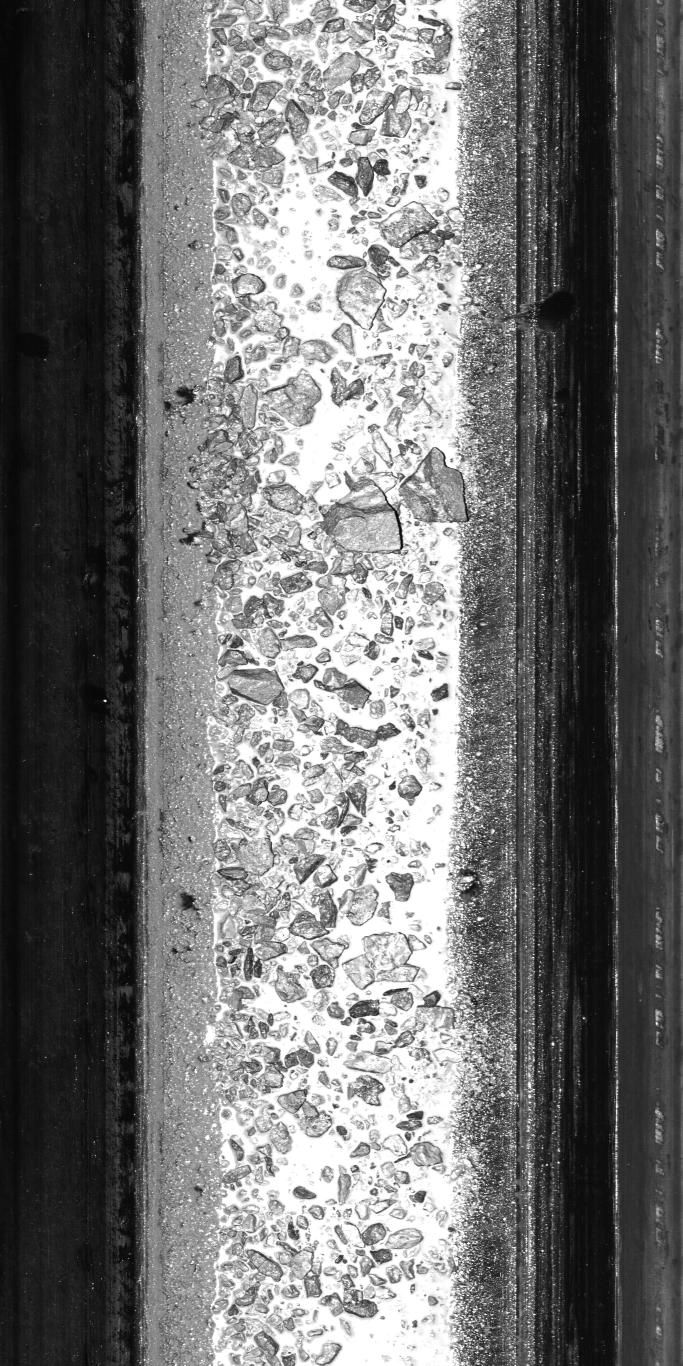
#> input picture sample_dataset/img000001.jpg, 2048 x 4096 px (shown at 1/3 size)
$ python -i descripters.py   (imports and definitions only)   (older library calls are emulated)
#> lines starting #> are read from the running program, lines starting #| are printed output that depends on the picture
#> further down, picture is the input picture: shape (4096, 2048, 3); min 0, max 255, mean 114.7
import numpy as np
import math
import cv2
from collections.abc import Sequence
from enum import IntEnum


def check_param(window_size, block_size, block_stride, cell_size):
#> called with window_size = (0, 0), block_size = (16, 16), block_stride = (8, 8), cell_size = (8, 8)
    for i, param in enumerate([window_size, block_size, block_stride, cell_size]):
        if isinstance(param, int):
            if i == 0:
                windos_size = (param, param)
            elif i == 1:
                block_size = (param, param)
            elif i == 2:
                block_stride = (param, param)
            else:
                cell_size = (param, param)
        elif isinstance(param, Sequence) and len(param) == 2:
            pass
        else:
            raise ValueError("{} must be integer or Sequence of length 2, but got {}".format(
                {0: 'window_size', 1: 'block_size', 2: 'block_stride', 3: 'cell_size'}[i], param))

    assert window_size[0] % cell_size[0] == 0, "window_size must be a multiple of cell_size"
    assert window_size[1] % cell_size[1] == 0, "window_size must be a multiple of cell_size"
    assert block_size[0] % cell_size[0] == 0, "block_size must be a multiple of cell_size"
    assert block_size[1] % cell_size[1] == 0, "block_size must be a multiple of cell_size"
    assert block_stride[0] % cell_size[0] == 0, "block_stride must be a multiple of cell_size"
    assert block_stride[1] % cell_size[1] == 0, "block_stride must be a multiple of cell_size"
    assert (window_size[0] - block_size[0]) % block_stride[0] == 0, \
        "Invalid window_size, please check the compatibility of the parameters"
    assert (window_size[1] - block_size[1]) % block_stride[1] == 0, \
        "Invalid window_size, please check the compatibility of the parameters"

    return window_size, block_size, block_stride, cell_size


# [120 lines left out: functions rearrange_HOG, visualize_HOG, render_HOG, not called in this run]


class NormalizationMethod(IntEnum):
    NONE = -1
    L2 = 1
    L2_HYS = 2
    L1 = 3
    L1_SQRT = 4


class HOGExtractor:
    NormalizationMethod = NormalizationMethod

    def __init__(self, block_size=(16, 16), block_stride=(8, 8), cell_size=(8, 8), nbins=8, sobel_ksize=1, l2_hys_threshold=0.2):
        _, self.block_size, self.block_stride, self.cell_size = check_param((0, 0), block_size, block_stride, cell_size)
        self.cells_per_block = (self.block_size[0] // self.cell_size[0], self.block_size[1] // self.cell_size[1])
        self.cells_per_stride = (self.block_stride[0] // self.cell_size[0], self.block_stride[1] // self.cell_size[1])
        assert isinstance(nbins, int), 'nbins must be integer'
        self.nbins = nbins
        self.angle_unit = 180 / self.nbins
        assert sobel_ksize in [-1, 1, 3, 5, 7], 'sobel_ksize must be 1, 3, 5, 7, or -1 (Scharr filter)'
        self.sobel_ksize = sobel_ksize
        assert l2_hys_threshold > 0.0 and l2_hys_threshold < 1.0, 'l2_hys_threshold must between 0 and 1'
        self.l2_hys_threshold = l2_hys_threshold

    def compute_gradient(self, image):
        assert isinstance(image, np.ndarray), 'image must be a numpy array'
        assert image.ndim == 3 or image.ndim == 2, 'image must be a 3-dimensional or 2-dimensional numpy array'
        if image.ndim == 2:
            image = image.reshape(image.shape[0], image.shape[1], 1)
        else:
            assert image.shape[2] in [1, 3, 4], 'Invalid channel numbers. image must have 1, 3, or 4 channel(s)'
            if image.shape[2] == 3:
                image = cv2.cvtColor(image, cv2.COLOR_BGR2GRAY)
            elif image.shape[2] == 4:
                image = cv2.cvtColor(image, cv2.COLOR_BGRA2GRAY)

        gradient_values_x = cv2.Sobel(image, cv2.CV_64F, 1, 0, ksize=self.sobel_ksize)
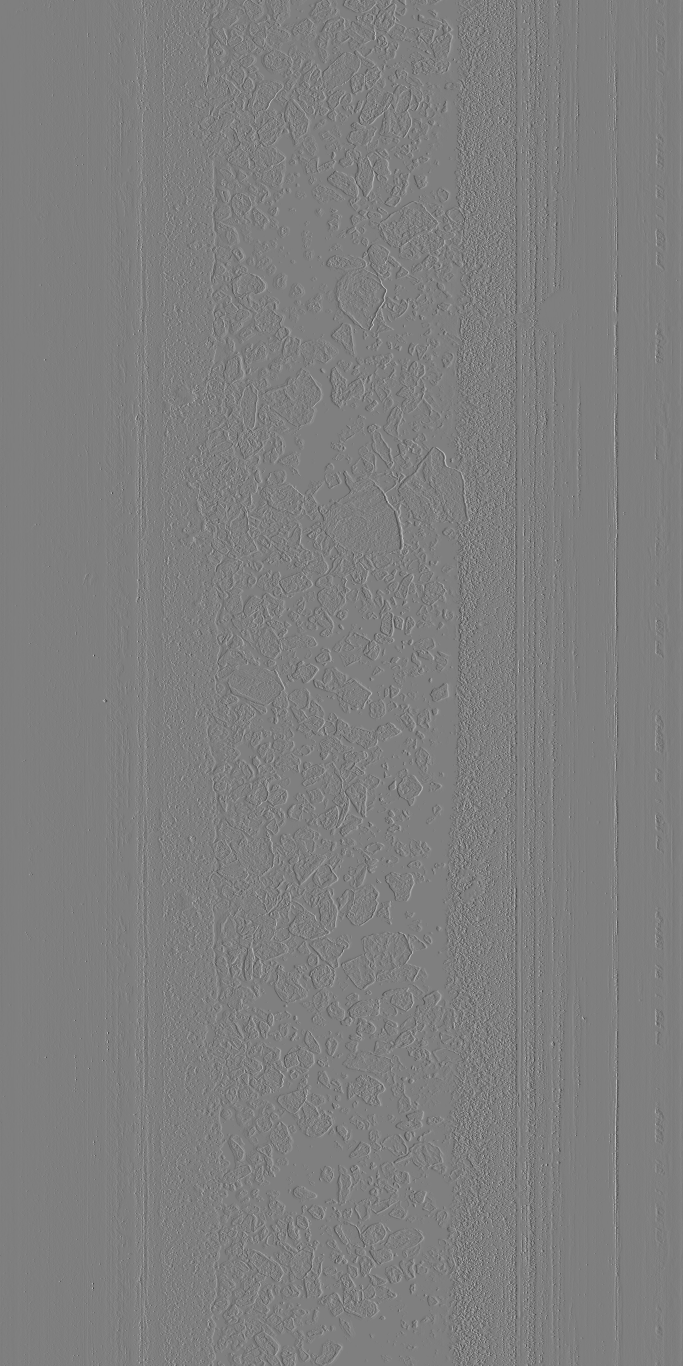
#> gradient_values_x: shape (4096, 2048) float64 (shown at 1/3 size); min -250, max 251, mean 0.1; drawn with min black and max white
        gradient_values_y = cv2.Sobel(image, cv2.CV_64F, 0, 1, ksize=self.sobel_ksize)
        gradient_magnitude = cv2.addWeighted(cv2.pow(gradient_values_x, 2), 1.0, cv2.pow(gradient_values_y, 2), 1.0, 0)
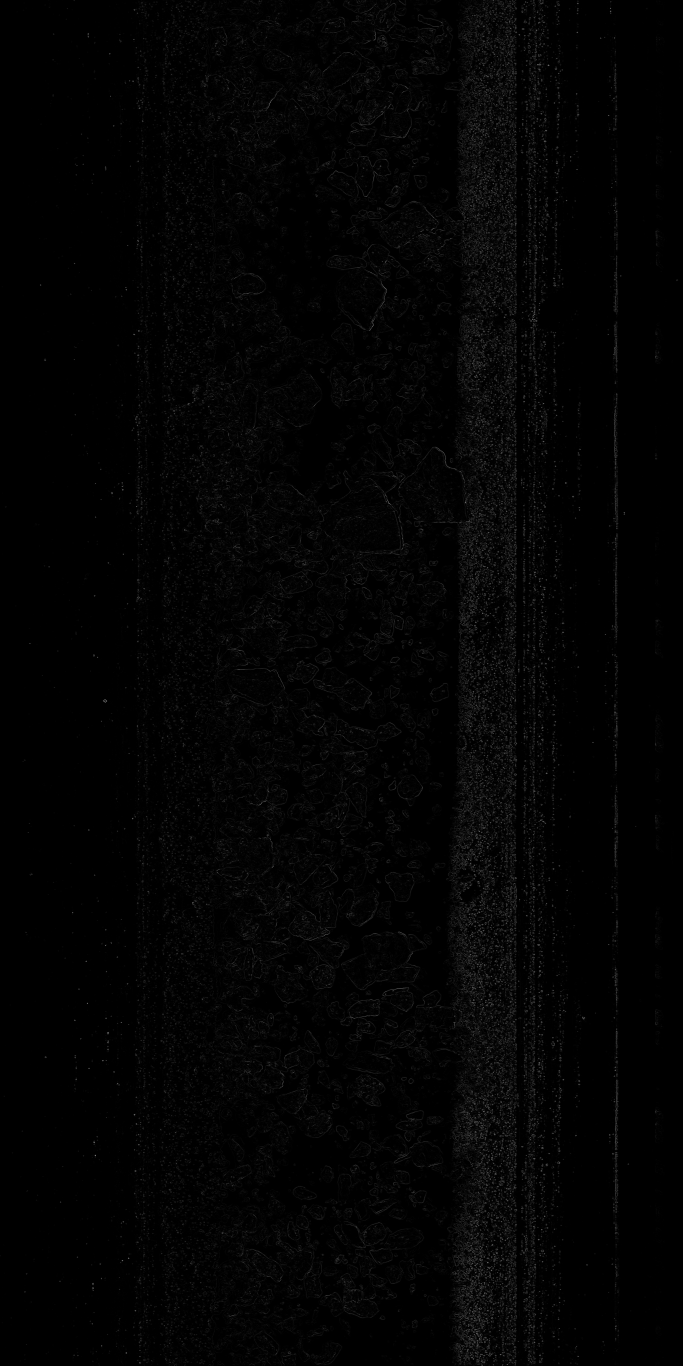
#> gradient_magnitude: shape (4096, 2048) float64 (shown at 1/3 size); min 0, max 103066, mean 1440.9; drawn with min black and max white
        gradient_magnitude = cv2.pow(gradient_magnitude, 0.5)
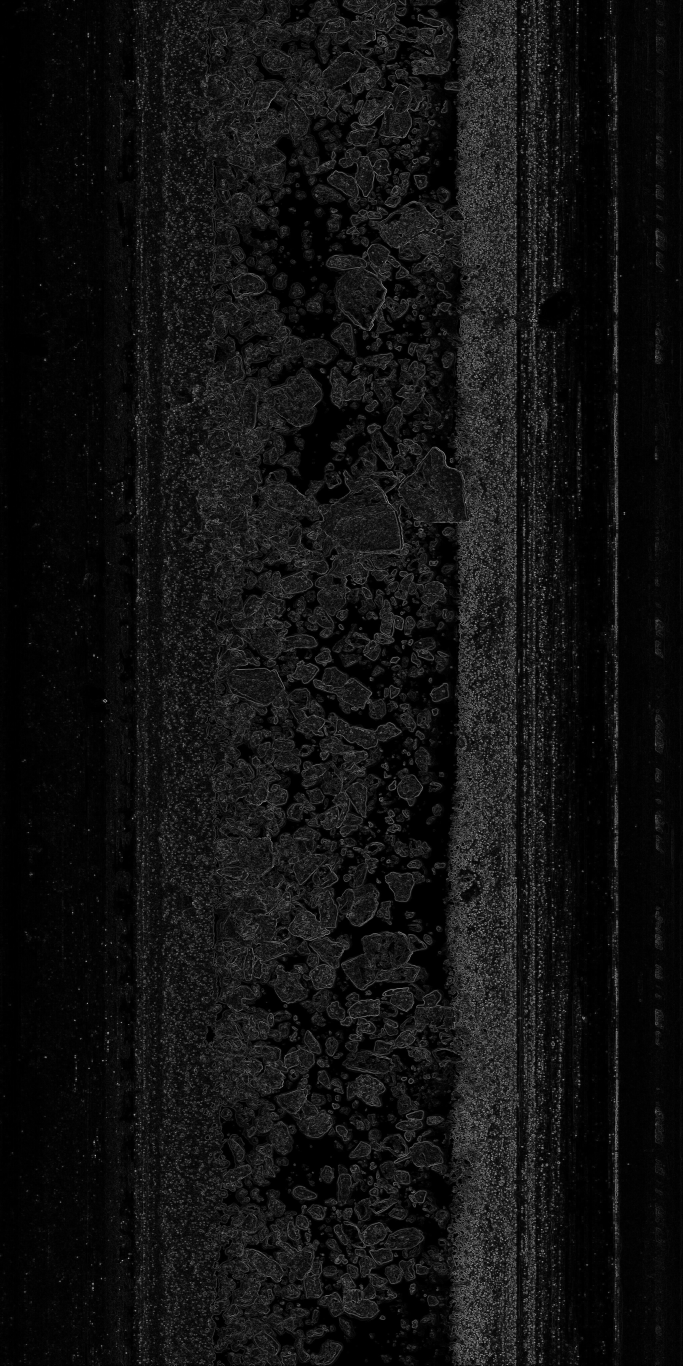
#> gradient_magnitude: shape (4096, 2048) float64 (shown at 1/3 size); min 0, max 321, mean 23.1; drawn with min black and max white
        gradient_angle = cv2.phase(gradient_values_x, gradient_values_y, angleInDegrees=True)
        gradient_angle = np.where(gradient_angle > 180, gradient_angle - 180, gradient_angle)
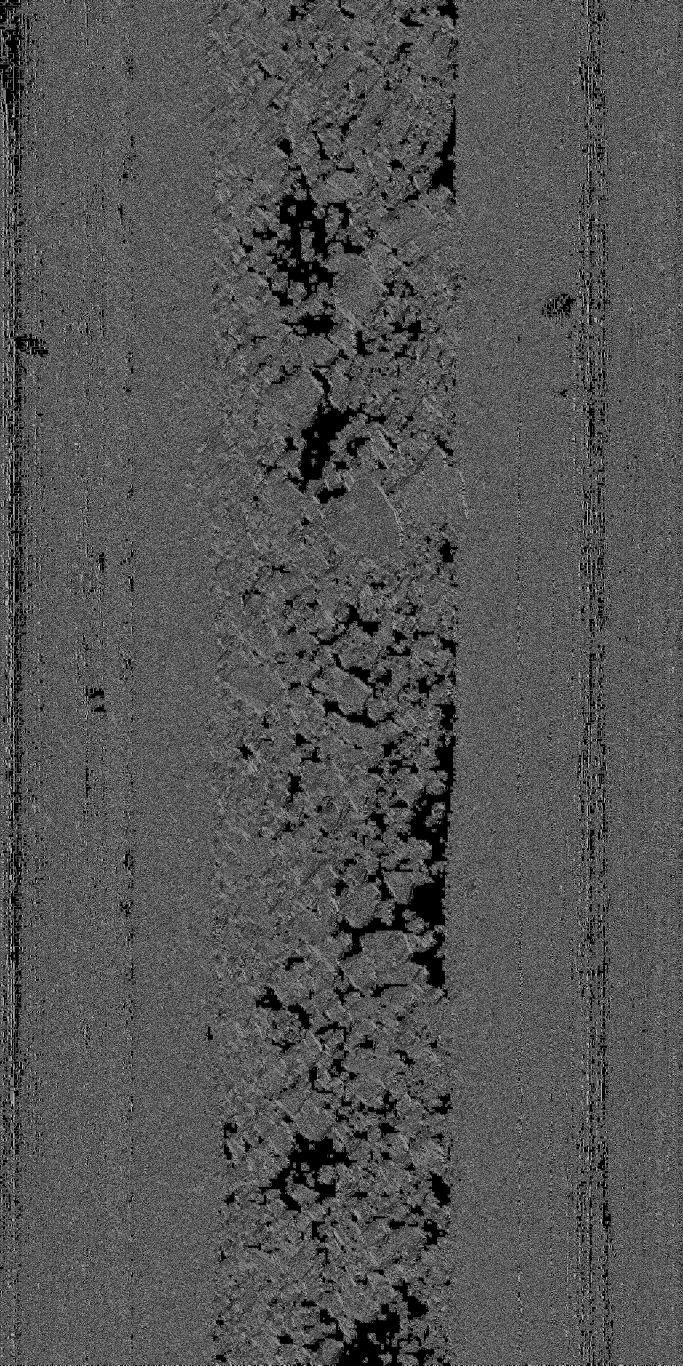
#> gradient_angle: shape (4096, 2048) float64 (shown at 1/3 size); min 0, max 180, mean 84.4
        return gradient_magnitude, gradient_angle

    # [85 lines left out: functions cell_histogram, get_closest_bins, block_normalize, extract_cells, extract_blocks, compute, not called in this run]

# EOF

>>> import cv2
>>> picture = cv2.imread('../../sample_dataset/img000001.jpg')
>>> result = HOGExtractor().compute_gradient(picture)
